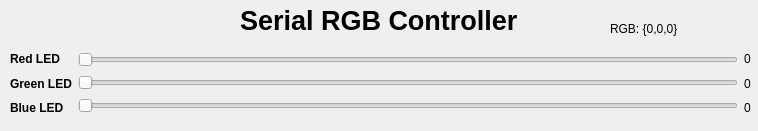
<?xml version="1.0" encoding="UTF-8"?>
<ui version="4.0">
 <class>Dialog</class>
 <widget class="QDialog" name="Dialog">
  <property name="geometry">
   <rect>
    <x>0</x>
    <y>0</y>
    <width>758</width>
    <height>131</height>
   </rect>
  </property>
  <property name="windowTitle">
   <string>Dialog</string>
  </property>
  <widget class="QLabel" name="label_Header">
   <property name="geometry">
    <rect>
     <x>240</x>
     <y>10</y>
     <width>281</width>
     <height>21</height>
    </rect>
   </property>
   <property name="font">
    <font>
     <pointsize>20</pointsize>
     <weight>75</weight>
     <bold>true</bold>
    </font>
   </property>
   <property name="text">
    <string>Serial RGB Controller</string>
   </property>
  </widget>
  <widget class="QWidget" name="layoutWidget">
   <property name="geometry">
    <rect>
     <x>10</x>
     <y>50</y>
     <width>741</width>
     <height>67</height>
    </rect>
   </property>
   <layout class="QHBoxLayout" name="horizontalLayout">
    <item>
     <layout class="QVBoxLayout" name="verticalLayout">
      <item>
       <widget class="QLabel" name="label_red_name">
        <property name="font">
         <font>
          <weight>75</weight>
          <bold>true</bold>
         </font>
        </property>
        <property name="styleSheet">
         <string notr="true"/>
        </property>
        <property name="text">
         <string>Red LED</string>
        </property>
       </widget>
      </item>
      <item>
       <widget class="QLabel" name="label_green_name">
        <property name="font">
         <font>
          <weight>75</weight>
          <bold>true</bold>
         </font>
        </property>
        <property name="text">
         <string>Green LED</string>
        </property>
       </widget>
      </item>
      <item>
       <widget class="QLabel" name="label_blue_name">
        <property name="font">
         <font>
          <weight>75</weight>
          <bold>true</bold>
         </font>
        </property>
        <property name="text">
         <string>Blue LED</string>
        </property>
       </widget>
      </item>
     </layout>
    </item>
    <item>
     <layout class="QVBoxLayout" name="verticalLayout_3">
      <item>
       <widget class="QSlider" name="red_horizontalSlider">
        <property name="minimum">
         <number>1</number>
        </property>
        <property name="maximum">
         <number>255</number>
        </property>
        <property name="orientation">
         <enum>Qt::Horizontal</enum>
        </property>
       </widget>
      </item>
      <item>
       <widget class="QSlider" name="green_horizontalSlider">
        <property name="minimum">
         <number>1</number>
        </property>
        <property name="maximum">
         <number>255</number>
        </property>
        <property name="orientation">
         <enum>Qt::Horizontal</enum>
        </property>
       </widget>
      </item>
      <item>
       <widget class="QSlider" name="blue_horizontalSlider">
        <property name="minimum">
         <number>1</number>
        </property>
        <property name="maximum">
         <number>255</number>
        </property>
        <property name="orientation">
         <enum>Qt::Horizontal</enum>
        </property>
       </widget>
      </item>
     </layout>
    </item>
    <item>
     <layout class="QVBoxLayout" name="verticalLayout_2">
      <item>
       <widget class="QLabel" name="label_red">
        <property name="sizeIncrement">
         <size>
          <width>100</width>
          <height>0</height>
         </size>
        </property>
        <property name="baseSize">
         <size>
          <width>100</width>
          <height>100</height>
         </size>
        </property>
        <property name="text">
         <string>0</string>
        </property>
       </widget>
      </item>
      <item>
       <widget class="QLabel" name="label_green">
        <property name="sizeIncrement">
         <size>
          <width>100</width>
          <height>0</height>
         </size>
        </property>
        <property name="baseSize">
         <size>
          <width>100</width>
          <height>100</height>
         </size>
        </property>
        <property name="text">
         <string>0</string>
        </property>
       </widget>
      </item>
      <item>
       <widget class="QLabel" name="label_blue">
        <property name="sizeIncrement">
         <size>
          <width>100</width>
          <height>0</height>
         </size>
        </property>
        <property name="baseSize">
         <size>
          <width>100</width>
          <height>100</height>
         </size>
        </property>
        <property name="text">
         <string>0</string>
        </property>
       </widget>
      </item>
     </layout>
    </item>
   </layout>
  </widget>
  <widget class="QLabel" name="label_rgb_value">
   <property name="geometry">
    <rect>
     <x>610</x>
     <y>20</y>
     <width>141</width>
     <height>17</height>
    </rect>
   </property>
   <property name="text">
    <string>RGB: {0,0,0}</string>
   </property>
  </widget>
 </widget>
 <resources/>
 <connections/>
</ui>
